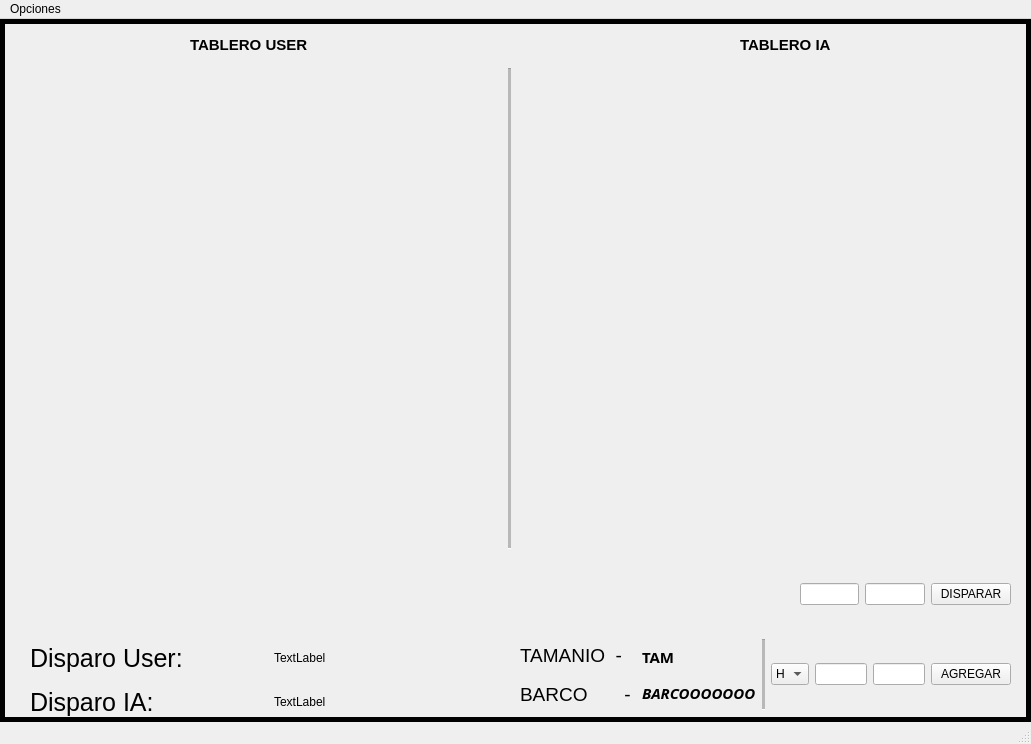
<?xml version="1.0" encoding="UTF-8"?>
<ui version="4.0">
 <class>MainWindow</class>
 <widget class="QMainWindow" name="MainWindow">
  <property name="geometry">
   <rect>
    <x>0</x>
    <y>0</y>
    <width>1031</width>
    <height>744</height>
   </rect>
  </property>
  <property name="windowTitle">
   <string>MainWindow</string>
  </property>
  <property name="styleSheet">
   <string notr="true">#centralwidget {
border-image:url(:/imagen/fondoMalv2.jpg);
background-repeat : no-repeat;
border:5px solid black;
opacity: 0.6;
}</string>
  </property>
  <widget class="QWidget" name="centralwidget">
   <widget class="QWidget" name="cargaManualContainer" native="true">
    <property name="geometry">
     <rect>
      <x>510</x>
      <y>610</y>
      <width>511</width>
      <height>81</height>
     </rect>
    </property>
    <widget class="QWidget" name="horizontalLayoutWidget">
     <property name="geometry">
      <rect>
       <x>10</x>
       <y>10</y>
       <width>491</width>
       <height>71</height>
      </rect>
     </property>
     <layout class="QHBoxLayout" name="cargaManualLayout">
      <item>
       <layout class="QVBoxLayout" name="verticalLayout_5">
        <item>
         <widget class="QLabel" name="label">
          <property name="font">
           <font>
            <pointsize>14</pointsize>
            <italic>false</italic>
            <bold>false</bold>
           </font>
          </property>
          <property name="text">
           <string>TAMANIO  -  </string>
          </property>
         </widget>
        </item>
        <item>
         <widget class="QLabel" name="label_2">
          <property name="font">
           <font>
            <pointsize>14</pointsize>
            <italic>false</italic>
            <bold>false</bold>
           </font>
          </property>
          <property name="text">
           <string>BARCO       - </string>
          </property>
         </widget>
        </item>
       </layout>
      </item>
      <item>
       <layout class="QVBoxLayout" name="verticalLayout">
        <property name="spacing">
         <number>0</number>
        </property>
        <item>
         <widget class="QLabel" name="tamBarcoLabel_2">
          <property name="font">
           <font>
            <family>Source Code Pro</family>
            <pointsize>11</pointsize>
            <italic>false</italic>
            <bold>true</bold>
           </font>
          </property>
          <property name="text">
           <string>TAM</string>
          </property>
         </widget>
        </item>
        <item>
         <widget class="QLabel" name="nomBarcoLabel">
          <property name="font">
           <font>
            <family>Source Code Pro</family>
            <pointsize>11</pointsize>
            <italic>true</italic>
            <bold>true</bold>
           </font>
          </property>
          <property name="text">
           <string>BARCOOOOOOO</string>
          </property>
         </widget>
        </item>
       </layout>
      </item>
      <item>
       <widget class="Line" name="line_2">
        <property name="lineWidth">
         <number>1</number>
        </property>
        <property name="midLineWidth">
         <number>10</number>
        </property>
        <property name="orientation">
         <enum>Qt::Vertical</enum>
        </property>
       </widget>
      </item>
      <item>
       <widget class="QComboBox" name="orientacionHV">
        <property name="cursor">
         <cursorShape>PointingHandCursor</cursorShape>
        </property>
        <item>
         <property name="text">
          <string>H</string>
         </property>
        </item>
        <item>
         <property name="text">
          <string>V</string>
         </property>
        </item>
       </widget>
      </item>
      <item>
       <widget class="QLineEdit" name="posXLineEdit"/>
      </item>
      <item>
       <widget class="QLineEdit" name="posYLineEdit"/>
      </item>
      <item>
       <widget class="QPushButton" name="agregarButton">
        <property name="cursor">
         <cursorShape>PointingHandCursor</cursorShape>
        </property>
        <property name="text">
         <string>AGREGAR</string>
        </property>
       </widget>
      </item>
     </layout>
    </widget>
   </widget>
   <widget class="QWidget" name="horizontalLayoutWidget_2">
    <property name="geometry">
     <rect>
      <x>800</x>
      <y>540</y>
      <width>211</width>
      <height>71</height>
     </rect>
    </property>
    <layout class="QHBoxLayout" name="dispararlLayout">
     <item>
      <widget class="QLineEdit" name="posXDisp"/>
     </item>
     <item>
      <widget class="QLineEdit" name="posYDisp"/>
     </item>
     <item>
      <widget class="QPushButton" name="dispararButton">
       <property name="cursor">
        <cursorShape>PointingHandCursor</cursorShape>
       </property>
       <property name="text">
        <string>DISPARAR</string>
       </property>
      </widget>
     </item>
    </layout>
   </widget>
   <widget class="QWidget" name="horizontalLayoutWidget_3">
    <property name="geometry">
     <rect>
      <x>9</x>
      <y>49</y>
      <width>1001</width>
      <height>481</height>
     </rect>
    </property>
    <layout class="QHBoxLayout" name="tableros">
     <item>
      <layout class="QGridLayout" name="tablero1"/>
     </item>
     <item>
      <widget class="Line" name="line">
       <property name="lineWidth">
        <number>1</number>
       </property>
       <property name="midLineWidth">
        <number>50</number>
       </property>
       <property name="orientation">
        <enum>Qt::Vertical</enum>
       </property>
      </widget>
     </item>
     <item>
      <layout class="QGridLayout" name="tableroIA"/>
     </item>
    </layout>
   </widget>
   <widget class="QLabel" name="label_3">
    <property name="geometry">
     <rect>
      <x>190</x>
      <y>10</y>
      <width>171</width>
      <height>31</height>
     </rect>
    </property>
    <property name="font">
     <font>
      <pointsize>11</pointsize>
      <bold>true</bold>
     </font>
    </property>
    <property name="text">
     <string>TABLERO USER</string>
    </property>
   </widget>
   <widget class="QLabel" name="label_4">
    <property name="geometry">
     <rect>
      <x>740</x>
      <y>10</y>
      <width>171</width>
      <height>31</height>
     </rect>
    </property>
    <property name="font">
     <font>
      <pointsize>11</pointsize>
      <bold>true</bold>
     </font>
    </property>
    <property name="text">
     <string>TABLERO IA</string>
    </property>
   </widget>
   <widget class="QWidget" name="horizontalLayoutWidget_4">
    <property name="geometry">
     <rect>
      <x>30</x>
      <y>620</y>
      <width>481</width>
      <height>82</height>
     </rect>
    </property>
    <layout class="QHBoxLayout" name="horizontalLayout">
     <item>
      <layout class="QVBoxLayout" name="verticalLayout_2">
       <item>
        <widget class="QLabel" name="labelDisparoUser">
         <property name="enabled">
          <bool>true</bool>
         </property>
         <property name="styleSheet">
          <string notr="true">#labelDisparoUser{
	font-size: 25px;
}


</string>
         </property>
         <property name="text">
          <string>Disparo User:</string>
         </property>
         <property name="textFormat">
          <enum>Qt::AutoText</enum>
         </property>
         <property name="scaledContents">
          <bool>false</bool>
         </property>
         <property name="wordWrap">
          <bool>false</bool>
         </property>
         <property name="margin">
          <number>0</number>
         </property>
         <property name="openExternalLinks">
          <bool>false</bool>
         </property>
        </widget>
       </item>
       <item>
        <widget class="QLabel" name="labelDisparoIA">
         <property name="styleSheet">
          <string notr="true">#labelDisparoIA{
	font-size: 25px;
}</string>
         </property>
         <property name="text">
          <string>Disparo IA:</string>
         </property>
        </widget>
       </item>
      </layout>
     </item>
     <item>
      <layout class="QVBoxLayout" name="verticalLayout_3">
       <item>
        <layout class="QHBoxLayout" name="horizontalLayout_3">
         <item>
          <widget class="QLabel" name="labelInfoDisparoUser">
           <property name="text">
            <string>TextLabel</string>
           </property>
          </widget>
         </item>
        </layout>
       </item>
       <item>
        <layout class="QHBoxLayout" name="horizontalLayout_4">
         <item>
          <widget class="QLabel" name="labelInfoDisparoIA">
           <property name="text">
            <string>TextLabel</string>
           </property>
          </widget>
         </item>
        </layout>
       </item>
      </layout>
     </item>
    </layout>
   </widget>
  </widget>
  <widget class="QMenuBar" name="menubar">
   <property name="geometry">
    <rect>
     <x>0</x>
     <y>0</y>
     <width>1031</width>
     <height>21</height>
    </rect>
   </property>
   <widget class="QMenu" name="menuOpciones">
    <property name="title">
     <string>Opciones</string>
    </property>
    <addaction name="actionGuardar"/>
    <addaction name="actionExit"/>
   </widget>
   <addaction name="menuOpciones"/>
  </widget>
  <widget class="QStatusBar" name="statusbar"/>
  <action name="actionGuardar">
   <property name="text">
    <string>Guardar</string>
   </property>
  </action>
  <action name="actionExit">
   <property name="text">
    <string>Exit</string>
   </property>
  </action>
 </widget>
 <resources/>
 <connections/>
</ui>
